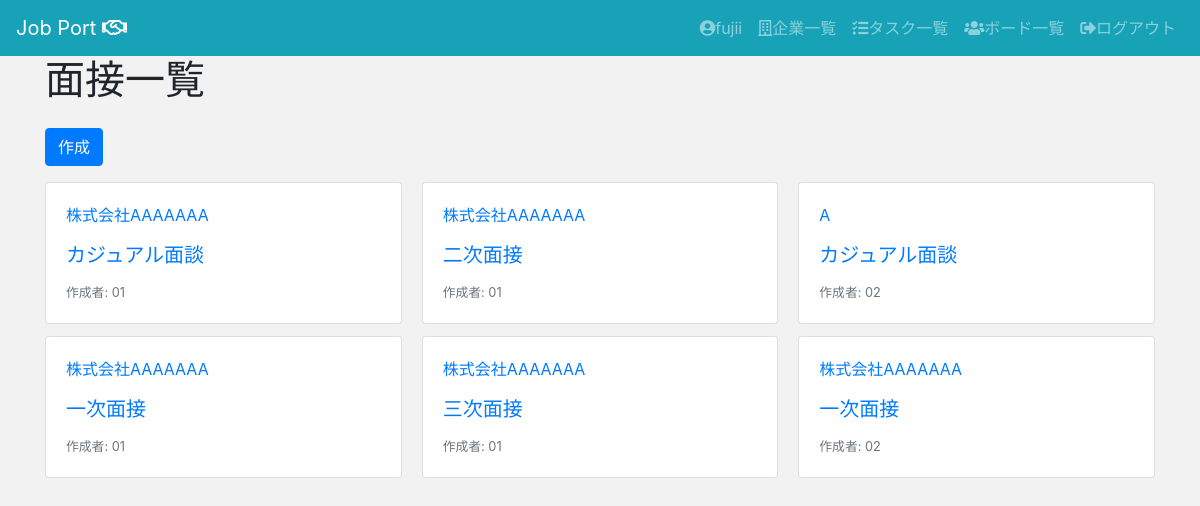
Before: /jpapp/interviews/ (signed in) with the older database file.
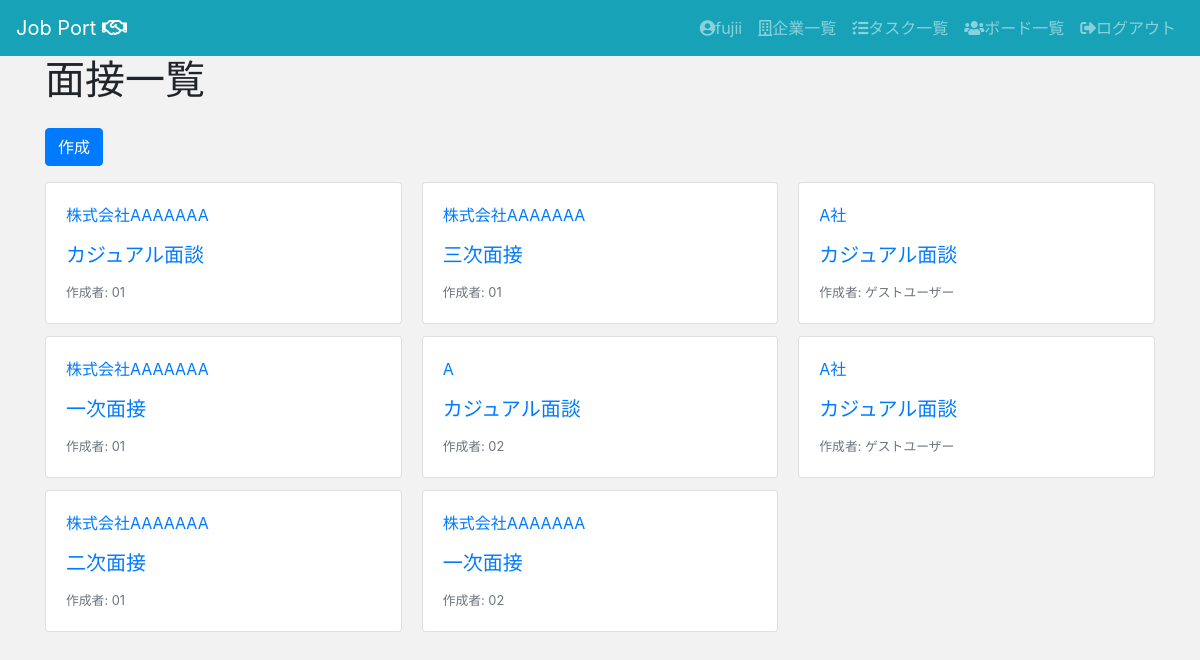
After: the same page with the newer database file.
### jpapp/models.py (models this page shows, shortened)
class Interview(models.Model):
    interview_phase = models.IntegerField(
      choices = CHOICE4,
      default='0'
    )
    interview_datetime = models.DateTimeField()
    interview_description = models.TextField()
    company = models.ForeignKey(Company, on_delete=models.CASCADE)
    user = models.ForeignKey(User, on_delete=models.CASCADE)

class Company(models.Model):
    company_name = models.CharField(max_length=200,)
    url = models.URLField(blank=True,null=True,)
    route = models.IntegerField(
        choices = CHOICE1,
        blank=True,
        null=True,
    )
    location = models.IntegerField(
        choices = CHOICE2,
        blank=True,
        null=True,
    )
    tag = models.ManyToManyField(Tag, blank=True)
    description = models.TextField(blank=True,null=True,)
    phase = models.IntegerField(
        choices = CHOICE3,
        default='0',
    )
    application_date = models.DateField(blank=True,null=True,)
    user = models.ForeignKey(User, on_delete=models.CASCADE)
    def __str__(self):
        return self.company_name

### jpapp/views.py (the view)
# urls.py: path("interviews/", views.InterviewListView.as_view(), name="interviews_list"),
class InterviewListView(LoginRequiredMixin, ListView):
    model = Interview
    template_name = "jpapp/interviews/list.html"
    def get_queryset(self):
        current_user = self.request.user
        if current_user.is_superuser: # スーパーユーザの場合、リストにすべてを表示する。
            interview_list = Interview.objects.all()
            return interview_list
        else: # 一般ユーザは自分のレコードのみ表示する。
            interview_list = Interview.objects.filter(user=current_user.id)
            return interview_list

### templates/jpapp/interviews/list.html
{% extends "jpapp/base.html" %}
{% block content %}
<div class="container">
  <h1>面接一覧</h1>
  <a class="btn btn-primary my-3" href="{% url 'jpapp:interviews_create' %}" role="button">作成</a>
  <div class="card-columns">
    {% for interview in interview_list %}
    <a href="{% url 'jpapp:interviews_detail' interview.pk %}" class="card">
      <div class="card-body">
        <p>{{ interview.company }}</p>
        <h5 class="card-title">{{ interview.get_interview_phase_display }}</h5>
        <footer>
          <small class="text-muted">作成者: {{ interview.user.username }}</small>
        </footer>
      </div>
    </a>
    {% endfor %}
  </div>
</div>
{% endblock %}

Changed rows visible on the page:
added Interview: company "A社", interview_phase "カジュアル面談", user.username "ゲストユーザー"
added Interview: company "A社", interview_phase "カジュアル面談", user.username "ゲストユーザー"
